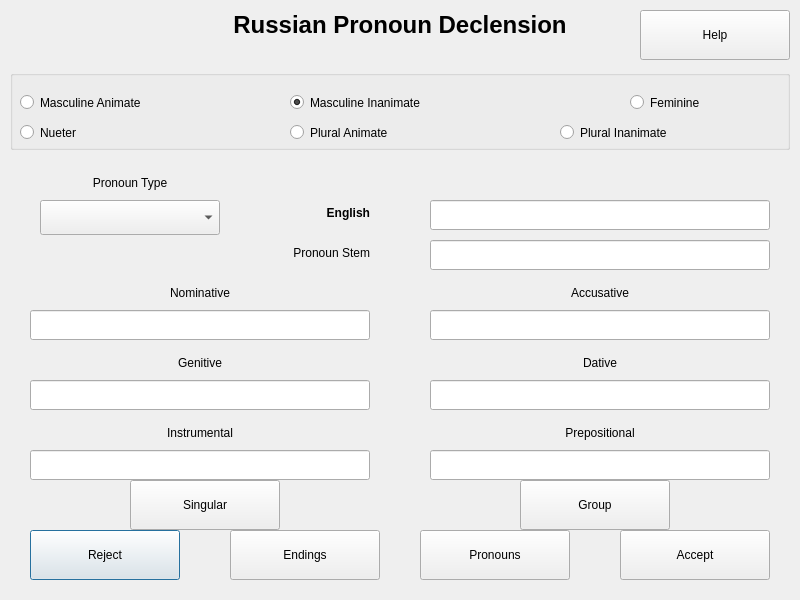
<?xml version="1.0" encoding="UTF-8"?>
<ui version="4.0">
 <class>PronounDecl</class>
 <widget class="QDialog" name="PronounDecl">
  <property name="geometry">
   <rect>
    <x>0</x>
    <y>0</y>
    <width>800</width>
    <height>600</height>
   </rect>
  </property>
  <property name="windowTitle">
   <string>Russian Pronoun Declension</string>
  </property>
  <property name="windowIcon">
   <iconset>
    <normaloff>../../../../usr/share/machinetrans/resources/logo.png</normaloff>../../../../usr/share/machinetrans/resources/logo.png</iconset>
  </property>
  <widget class="QLabel" name="titleLbl">
   <property name="geometry">
    <rect>
     <x>10</x>
     <y>10</y>
     <width>780</width>
     <height>30</height>
    </rect>
   </property>
   <property name="font">
    <font>
     <pointsize>18</pointsize>
     <weight>75</weight>
     <bold>true</bold>
    </font>
   </property>
   <property name="text">
    <string>Russian Pronoun Declension</string>
   </property>
   <property name="alignment">
    <set>Qt::AlignCenter</set>
   </property>
  </widget>
  <widget class="LineEditRU" name="nomEdit">
   <property name="geometry">
    <rect>
     <x>30</x>
     <y>310</y>
     <width>340</width>
     <height>30</height>
    </rect>
   </property>
  </widget>
  <widget class="QLabel" name="nomLbl">
   <property name="geometry">
    <rect>
     <x>30</x>
     <y>280</y>
     <width>340</width>
     <height>25</height>
    </rect>
   </property>
   <property name="text">
    <string>Nominative</string>
   </property>
   <property name="alignment">
    <set>Qt::AlignCenter</set>
   </property>
  </widget>
  <widget class="QLabel" name="genLbl">
   <property name="geometry">
    <rect>
     <x>30</x>
     <y>350</y>
     <width>340</width>
     <height>25</height>
    </rect>
   </property>
   <property name="text">
    <string>Genitive</string>
   </property>
   <property name="alignment">
    <set>Qt::AlignCenter</set>
   </property>
  </widget>
  <widget class="LineEditRU" name="genEdit">
   <property name="geometry">
    <rect>
     <x>30</x>
     <y>380</y>
     <width>340</width>
     <height>30</height>
    </rect>
   </property>
  </widget>
  <widget class="QLabel" name="insLbl">
   <property name="geometry">
    <rect>
     <x>30</x>
     <y>420</y>
     <width>340</width>
     <height>25</height>
    </rect>
   </property>
   <property name="text">
    <string>Instrumental</string>
   </property>
   <property name="alignment">
    <set>Qt::AlignCenter</set>
   </property>
  </widget>
  <widget class="LineEditRU" name="insEdit">
   <property name="geometry">
    <rect>
     <x>30</x>
     <y>450</y>
     <width>340</width>
     <height>30</height>
    </rect>
   </property>
  </widget>
  <widget class="QLabel" name="accLbl">
   <property name="geometry">
    <rect>
     <x>430</x>
     <y>280</y>
     <width>340</width>
     <height>25</height>
    </rect>
   </property>
   <property name="text">
    <string>Accusative</string>
   </property>
   <property name="alignment">
    <set>Qt::AlignCenter</set>
   </property>
  </widget>
  <widget class="LineEditRU" name="accEdit">
   <property name="geometry">
    <rect>
     <x>430</x>
     <y>310</y>
     <width>340</width>
     <height>30</height>
    </rect>
   </property>
  </widget>
  <widget class="QLabel" name="datLbl">
   <property name="geometry">
    <rect>
     <x>430</x>
     <y>350</y>
     <width>340</width>
     <height>25</height>
    </rect>
   </property>
   <property name="text">
    <string>Dative</string>
   </property>
   <property name="alignment">
    <set>Qt::AlignCenter</set>
   </property>
  </widget>
  <widget class="LineEditRU" name="datEdit">
   <property name="geometry">
    <rect>
     <x>430</x>
     <y>380</y>
     <width>340</width>
     <height>30</height>
    </rect>
   </property>
  </widget>
  <widget class="QLabel" name="prpLbl">
   <property name="geometry">
    <rect>
     <x>430</x>
     <y>420</y>
     <width>340</width>
     <height>25</height>
    </rect>
   </property>
   <property name="text">
    <string>Prepositional</string>
   </property>
   <property name="alignment">
    <set>Qt::AlignCenter</set>
   </property>
  </widget>
  <widget class="LineEditRU" name="prpEdit">
   <property name="geometry">
    <rect>
     <x>430</x>
     <y>450</y>
     <width>340</width>
     <height>30</height>
    </rect>
   </property>
  </widget>
  <widget class="QPushButton" name="rejectBttn">
   <property name="geometry">
    <rect>
     <x>30</x>
     <y>530</y>
     <width>150</width>
     <height>50</height>
    </rect>
   </property>
   <property name="text">
    <string>Reject</string>
   </property>
  </widget>
  <widget class="QPushButton" name="acceptBttn">
   <property name="geometry">
    <rect>
     <x>620</x>
     <y>530</y>
     <width>150</width>
     <height>50</height>
    </rect>
   </property>
   <property name="text">
    <string>Accept</string>
   </property>
  </widget>
  <widget class="QPushButton" name="pronBttn">
   <property name="geometry">
    <rect>
     <x>420</x>
     <y>530</y>
     <width>150</width>
     <height>50</height>
    </rect>
   </property>
   <property name="text">
    <string>Pronouns</string>
   </property>
  </widget>
  <widget class="QLabel" name="typeLbl">
   <property name="geometry">
    <rect>
     <x>40</x>
     <y>170</y>
     <width>180</width>
     <height>25</height>
    </rect>
   </property>
   <property name="text">
    <string>Pronoun Type</string>
   </property>
   <property name="alignment">
    <set>Qt::AlignCenter</set>
   </property>
  </widget>
  <widget class="QComboBox" name="typeDrop">
   <property name="geometry">
    <rect>
     <x>40</x>
     <y>200</y>
     <width>180</width>
     <height>35</height>
    </rect>
   </property>
  </widget>
  <widget class="QPushButton" name="helpBttn">
   <property name="geometry">
    <rect>
     <x>640</x>
     <y>10</y>
     <width>150</width>
     <height>50</height>
    </rect>
   </property>
   <property name="text">
    <string>Help</string>
   </property>
  </widget>
  <widget class="QPushButton" name="endingBttn">
   <property name="geometry">
    <rect>
     <x>230</x>
     <y>530</y>
     <width>150</width>
     <height>50</height>
    </rect>
   </property>
   <property name="text">
    <string>Endings</string>
   </property>
  </widget>
  <widget class="QLabel" name="stemLbl">
   <property name="geometry">
    <rect>
     <x>30</x>
     <y>240</y>
     <width>340</width>
     <height>25</height>
    </rect>
   </property>
   <property name="text">
    <string>Pronoun Stem</string>
   </property>
   <property name="alignment">
    <set>Qt::AlignRight|Qt::AlignTrailing|Qt::AlignVCenter</set>
   </property>
  </widget>
  <widget class="LineEditRU" name="stemEdit">
   <property name="geometry">
    <rect>
     <x>430</x>
     <y>240</y>
     <width>340</width>
     <height>30</height>
    </rect>
   </property>
  </widget>
  <widget class="LineEditEN" name="enEdit">
   <property name="geometry">
    <rect>
     <x>430</x>
     <y>200</y>
     <width>340</width>
     <height>30</height>
    </rect>
   </property>
  </widget>
  <widget class="QLabel" name="enLbl">
   <property name="geometry">
    <rect>
     <x>240</x>
     <y>200</y>
     <width>130</width>
     <height>25</height>
    </rect>
   </property>
   <property name="font">
    <font>
     <weight>75</weight>
     <bold>true</bold>
    </font>
   </property>
   <property name="text">
    <string>English</string>
   </property>
   <property name="alignment">
    <set>Qt::AlignRight|Qt::AlignTrailing|Qt::AlignVCenter</set>
   </property>
  </widget>
  <widget class="QGroupBox" name="genderBox">
   <property name="geometry">
    <rect>
     <x>10</x>
     <y>70</y>
     <width>780</width>
     <height>80</height>
    </rect>
   </property>
   <property name="title">
    <string/>
   </property>
   <widget class="QRadioButton" name="mascanimrb">
    <property name="geometry">
     <rect>
      <x>10</x>
      <y>20</y>
      <width>250</width>
      <height>25</height>
     </rect>
    </property>
    <property name="text">
     <string>Masculine Animate</string>
    </property>
    <property name="checked">
     <bool>false</bool>
    </property>
   </widget>
   <widget class="QRadioButton" name="mascinanrb">
    <property name="geometry">
     <rect>
      <x>280</x>
      <y>20</y>
      <width>250</width>
      <height>25</height>
     </rect>
    </property>
    <property name="text">
     <string>Masculine Inanimate</string>
    </property>
    <property name="checked">
     <bool>true</bool>
    </property>
   </widget>
   <widget class="QRadioButton" name="femrb">
    <property name="geometry">
     <rect>
      <x>620</x>
      <y>20</y>
      <width>130</width>
      <height>25</height>
     </rect>
    </property>
    <property name="text">
     <string>Feminine</string>
    </property>
    <property name="checked">
     <bool>false</bool>
    </property>
   </widget>
   <widget class="QRadioButton" name="plurinanrb">
    <property name="geometry">
     <rect>
      <x>550</x>
      <y>50</y>
      <width>200</width>
      <height>25</height>
     </rect>
    </property>
    <property name="text">
     <string>Plural Inanimate</string>
    </property>
    <property name="checked">
     <bool>false</bool>
    </property>
   </widget>
   <widget class="QRadioButton" name="pluranimrb">
    <property name="geometry">
     <rect>
      <x>280</x>
      <y>50</y>
      <width>200</width>
      <height>25</height>
     </rect>
    </property>
    <property name="text">
     <string>Plural Animate</string>
    </property>
   </widget>
   <widget class="QRadioButton" name="nuetrb">
    <property name="geometry">
     <rect>
      <x>10</x>
      <y>50</y>
      <width>150</width>
      <height>25</height>
     </rect>
    </property>
    <property name="text">
     <string>Nueter</string>
    </property>
    <property name="checked">
     <bool>false</bool>
    </property>
   </widget>
  </widget>
  <widget class="QPushButton" name="singBttn">
   <property name="geometry">
    <rect>
     <x>130</x>
     <y>480</y>
     <width>150</width>
     <height>50</height>
    </rect>
   </property>
   <property name="text">
    <string>Singular</string>
   </property>
  </widget>
  <widget class="QPushButton" name="groupBttn">
   <property name="geometry">
    <rect>
     <x>520</x>
     <y>480</y>
     <width>150</width>
     <height>50</height>
    </rect>
   </property>
   <property name="text">
    <string>Group</string>
   </property>
  </widget>
 </widget>
 <customwidgets>
  <customwidget>
   <class>LineEditRU</class>
   <extends>QLineEdit</extends>
   <header>machinetrans.lineeditru</header>
  </customwidget>
  <customwidget>
   <class>LineEditEN</class>
   <extends>QLineEdit</extends>
   <header>machinetrans.lineediten</header>
  </customwidget>
 </customwidgets>
 <tabstops>
  <tabstop>helpBttn</tabstop>
  <tabstop>mascanimrb</tabstop>
  <tabstop>mascinanrb</tabstop>
  <tabstop>femrb</tabstop>
  <tabstop>nuetrb</tabstop>
  <tabstop>pluranimrb</tabstop>
  <tabstop>plurinanrb</tabstop>
  <tabstop>typeDrop</tabstop>
  <tabstop>enEdit</tabstop>
  <tabstop>stemEdit</tabstop>
  <tabstop>nomEdit</tabstop>
  <tabstop>accEdit</tabstop>
  <tabstop>genEdit</tabstop>
  <tabstop>datEdit</tabstop>
  <tabstop>insEdit</tabstop>
  <tabstop>prpEdit</tabstop>
  <tabstop>singBttn</tabstop>
  <tabstop>groupBttn</tabstop>
  <tabstop>rejectBttn</tabstop>
  <tabstop>endingBttn</tabstop>
  <tabstop>pronBttn</tabstop>
  <tabstop>acceptBttn</tabstop>
 </tabstops>
 <resources/>
 <connections/>
</ui>
